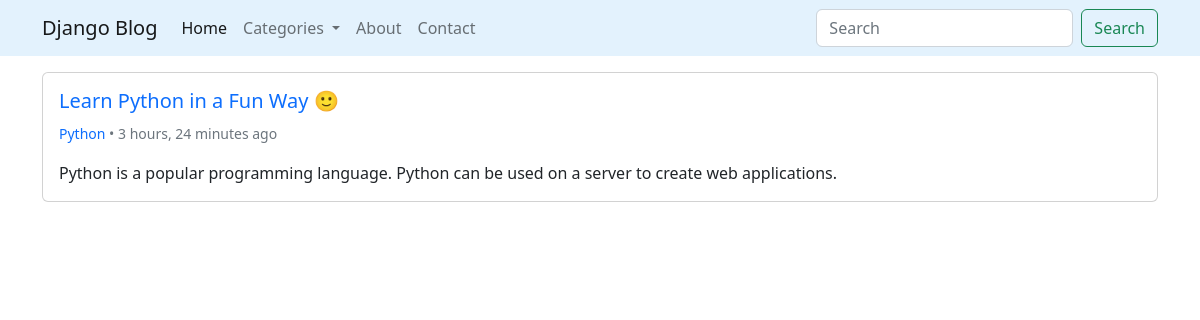
Page /python/ on the committed database.
### blog/models.py (models this page shows, shortened)
class Post(models.Model):
  category = models.ForeignKey(Category, related_name='posts', on_delete=models.CASCADE)
  title = models.CharField(max_length=255)
  slug = models.SlugField(null=True)
  description = models.CharField(max_length=255)
  body = models.TextField()
  posted_at = models.DateTimeField(auto_now_add=True)
  class Meta:
    ordering = ('-posted_at',)

class Category(models.Model):
  title = models.CharField(max_length=255)
  slug = models.SlugField()
  def __str__(self):
    return self.title
  class Meta:
    ordering = ['title']
    verbose_name_plural = 'Categories'

### blog/views.py (the view)
# urls.py: path('<slug:category_slug>/', views.category_detail, name='category_detail'),
def category_detail(request, category_slug):
  category = get_object_or_404(Category, slug=category_slug)
  return render(request, 'blog/category_detail.html', {'category': category})

### blog/templates/blog/category_detail.html (shortened to what this page needs)
{% extends 'core/base.html' %}
{% block content %}
  <div class="card-group">
    {% for post in category.posts.all %}
      <div class="card">
        <div class="card-body">
          <a class="card-link" href="{% url 'post_detail' post.category.slug post.slug %}"><h5 class="card-title">{{post.title}}</h5></a>
          <p class="card-text text-muted"><small><a href="{% url 'category_detail' post.category.slug %}">{{post.category}}</a> • {{post.posted_at|timesince}} ago</small></p>
          <p class="card-text">{{post.description}}</p>
        </div>
      </div>
    {% endfor %}
  </div>
{% endblock %}

### core/templates/core/base.html (style rules this page uses)
* a { text-decoration: none; }

### rows in the picture
Post: title "Learn Python in a Fun Way 🙂", category "Python", posted_at "3 hours, 24 minutes", description "Python is a popular programming language. Python can be used on a server to create web applications."
